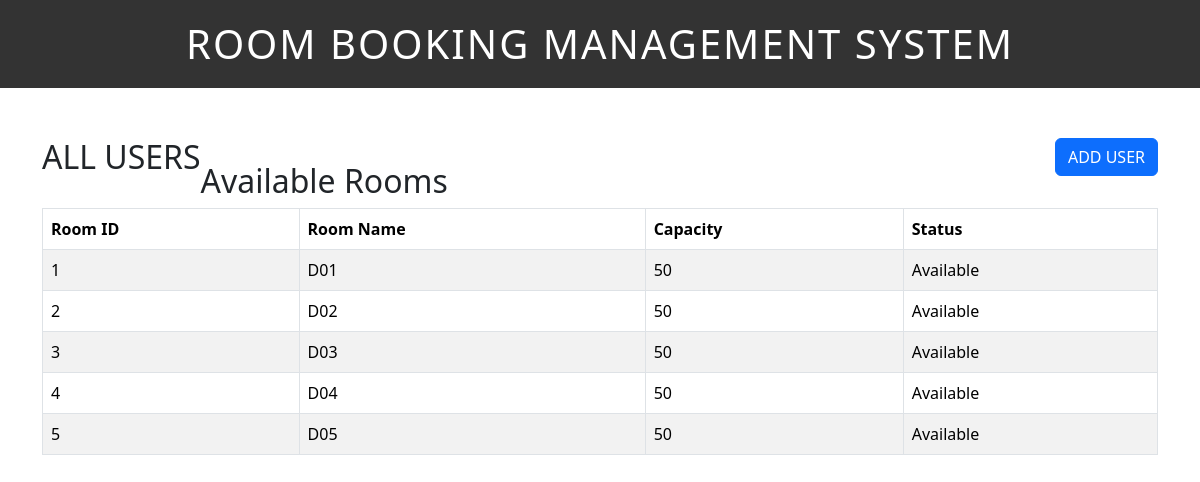
The page / on the database its author committed.
### tables this page shows
CREATE TABLE ruangan (
  id_ruangan int PRIMARY KEY AUTO_INCREMENT,
  nama_ruangan varchar(50) NOT NULL,
  kapasitas INT,
  tersedia ENUM('1', '0') NOT NULL,
  INDEX idx_nama_ruangan (nama_ruangan)
);

### index.php (the view, shortened to what this page needs)
<?php
include('header.php');
include('dbcon.php');
?>
<div class="box1">
  <h2>ALL USERS</h2>
  <button type="button" class="btn btn-primary" data-bs-toggle="modal" data-bs-target="#exampleModal">ADD USER</button>
</div>
<h2>Available Rooms</h2>
<table class="table table-hover table-bordered table-striped">
  <thead>
    <tr>
      <th>Room ID</th>
      <th>Room Name</th>
      <th>Capacity</th>
      <th>Status</th>
    </tr>
  </thead>
  <tbody>
    <?php
    $query = "SELECT * FROM ruangan";
    $result = mysqli_query($connection, $query);
    if (!$result) {
        die("Query Failed: " . mysqli_error($connection));
    } else {
        while ($row = mysqli_fetch_assoc($result)) {
            $roomStatus = ($row['kapasitas'] > 0) ? 'Available' : 'Not Available';
            echo "<tr>";
            echo "<td>" . $row['id_ruangan'] . "</td>";
            echo "<td>" . $row['nama_ruangan'] . "</td>";
            echo "<td>" . $row['kapasitas'] . "</td>";
            echo "<td>" . $roomStatus . "</td>";
            echo "</tr>";
        }
    }
    ?>
  </tbody>
</table>
<?php include('footer.php'); ?>

### header.php (shortened to what this page needs)
<!DOCTYPE html>
<html lang="en">
<head>
    <link rel="stylesheet" type="text/css" href="style.css">
    <link href="https://cdn.jsdelivr.net/npm/bootstrap@5.3.3/dist/css/bootstrap.min.css" rel="stylesheet">
</head>
<body>
    <h1 id="main_title">ROOM BOOKING MANAGEMENT SYSTEM</h1>
    <div class="container">

### footer.php (shortened to what this page needs)
</div>
</body>
</html>

### style.css (style rules this page uses)
#main_title { text-align: center; background-color: #333; color: #fff; padding: 20px; letter-spacing: 2px; font-weight: 500; }
.box1 h2 { float: left; }
.box1 button { float: right; }
.container { margin-top: 50px; }

### rows shown on the page
ruangan: id_ruangan "1", nama_ruangan "D01", kapasitas "50", kapasitas "Available"
ruangan: id_ruangan "2", nama_ruangan "D02", kapasitas "50", kapasitas "Available"
ruangan: id_ruangan "3", nama_ruangan "D03", kapasitas "50", kapasitas "Available"
ruangan: id_ruangan "4", nama_ruangan "D04", kapasitas "50", kapasitas "Available"
ruangan: id_ruangan "5", nama_ruangan "D05", kapasitas "50", kapasitas "Available"
